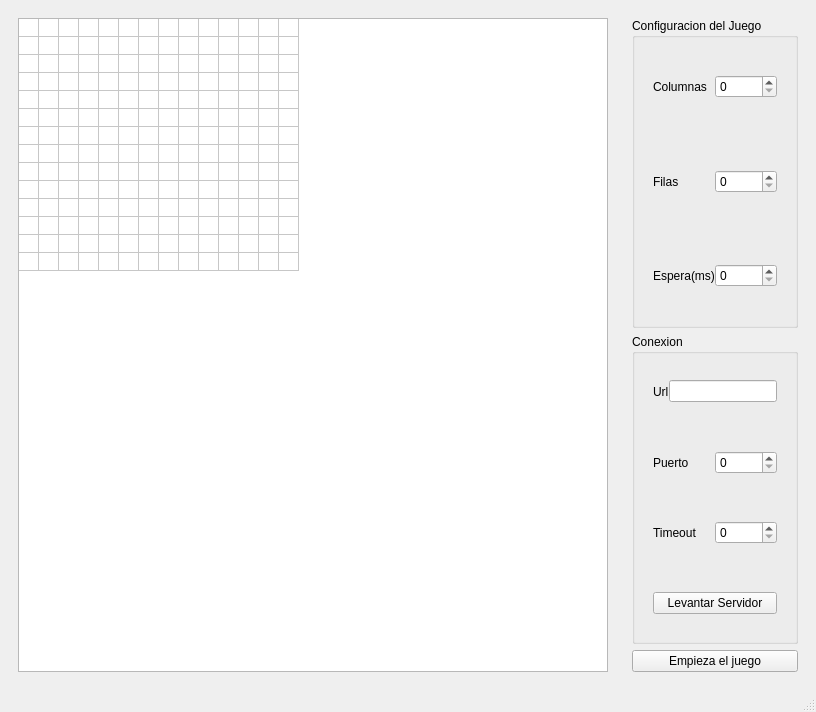
<?xml version="1.0" encoding="UTF-8"?>
<ui version="4.0">
 <class>Snake</class>
 <widget class="QMainWindow" name="Snake">
  <property name="geometry">
   <rect>
    <x>0</x>
    <y>0</y>
    <width>816</width>
    <height>712</height>
   </rect>
  </property>
  <property name="windowTitle">
   <string>Juego Snake</string>
  </property>
  <widget class="QWidget" name="centralwidget">
   <layout class="QHBoxLayout" name="horizontalLayout_2">
    <item>
     <layout class="QHBoxLayout" name="horizontalLayout">
      <item>
       <widget class="QWidget" name="widget_2" native="true">
        <layout class="QVBoxLayout" name="verticalLayout_4">
         <item>
          <layout class="QVBoxLayout" name="verticalLayout_2">
           <item>
            <widget class="QTableWidget" name="Tabla">
             <property name="minimumSize">
              <size>
               <width>0</width>
               <height>537</height>
              </size>
             </property>
             <property name="rowCount">
              <number>14</number>
             </property>
             <property name="columnCount">
              <number>14</number>
             </property>
             <attribute name="horizontalHeaderVisible">
              <bool>false</bool>
             </attribute>
             <attribute name="horizontalHeaderCascadingSectionResizes">
              <bool>false</bool>
             </attribute>
             <attribute name="horizontalHeaderDefaultSectionSize">
              <number>10</number>
             </attribute>
             <attribute name="horizontalHeaderHighlightSections">
              <bool>true</bool>
             </attribute>
             <attribute name="horizontalHeaderMinimumSectionSize">
              <number>1</number>
             </attribute>
             <attribute name="horizontalHeaderShowSortIndicator" stdset="0">
              <bool>false</bool>
             </attribute>
             <attribute name="verticalHeaderVisible">
              <bool>false</bool>
             </attribute>
             <attribute name="verticalHeaderDefaultSectionSize">
              <number>10</number>
             </attribute>
             <attribute name="verticalHeaderMinimumSectionSize">
              <number>1</number>
             </attribute>
             <row/>
             <row/>
             <row/>
             <row/>
             <row/>
             <row/>
             <row/>
             <row/>
             <row/>
             <row/>
             <row/>
             <row/>
             <row/>
             <row/>
             <column/>
             <column/>
             <column/>
             <column/>
             <column/>
             <column/>
             <column/>
             <column/>
             <column/>
             <column/>
             <column/>
             <column/>
             <column/>
             <column/>
            </widget>
           </item>
          </layout>
         </item>
        </layout>
       </widget>
      </item>
      <item>
       <widget class="QWidget" name="widget" native="true">
        <layout class="QVBoxLayout" name="verticalLayout_15">
         <item>
          <layout class="QVBoxLayout" name="verticalLayout_14">
           <item>
            <widget class="QGroupBox" name="Size">
             <property name="title">
              <string>Configuracion del Juego</string>
             </property>
             <layout class="QVBoxLayout" name="verticalLayout_21">
              <property name="spacing">
               <number>0</number>
              </property>
              <property name="topMargin">
               <number>2</number>
              </property>
              <property name="bottomMargin">
               <number>2</number>
              </property>
              <item>
               <layout class="QVBoxLayout" name="verticalLayout_20">
                <property name="spacing">
                 <number>0</number>
                </property>
                <item>
                 <widget class="QWidget" name="Columnas" native="true">
                  <layout class="QHBoxLayout" name="horizontalLayout_18">
                   <property name="spacing">
                    <number>0</number>
                   </property>
                   <property name="topMargin">
                    <number>2</number>
                   </property>
                   <property name="bottomMargin">
                    <number>2</number>
                   </property>
                   <item>
                    <layout class="QHBoxLayout" name="horizontalLayout_17">
                     <item>
                      <widget class="QLabel" name="label_5">
                       <property name="text">
                        <string>Columnas</string>
                       </property>
                      </widget>
                     </item>
                     <item>
                      <widget class="QSpinBox" name="spinBox_3"/>
                     </item>
                    </layout>
                   </item>
                  </layout>
                 </widget>
                </item>
                <item>
                 <widget class="QWidget" name="Filas" native="true">
                  <layout class="QHBoxLayout" name="horizontalLayout_23">
                   <property name="spacing">
                    <number>0</number>
                   </property>
                   <property name="topMargin">
                    <number>2</number>
                   </property>
                   <property name="bottomMargin">
                    <number>2</number>
                   </property>
                   <item>
                    <layout class="QHBoxLayout" name="horizontalLayout_20">
                     <item>
                      <widget class="QLabel" name="label_6">
                       <property name="text">
                        <string>Filas</string>
                       </property>
                      </widget>
                     </item>
                     <item>
                      <widget class="QSpinBox" name="spinBox_4"/>
                     </item>
                    </layout>
                   </item>
                  </layout>
                 </widget>
                </item>
                <item>
                 <widget class="QWidget" name="TamColumnas" native="true">
                  <layout class="QHBoxLayout" name="horizontalLayout_24">
                   <property name="spacing">
                    <number>0</number>
                   </property>
                   <property name="topMargin">
                    <number>2</number>
                   </property>
                   <property name="bottomMargin">
                    <number>2</number>
                   </property>
                   <item>
                    <layout class="QHBoxLayout" name="horizontalLayout_21">
                     <item>
                      <widget class="QLabel" name="label_7">
                       <property name="text">
                        <string>Espera(ms)</string>
                       </property>
                      </widget>
                     </item>
                     <item>
                      <widget class="QSpinBox" name="spinBox_5"/>
                     </item>
                    </layout>
                   </item>
                  </layout>
                 </widget>
                </item>
               </layout>
              </item>
             </layout>
            </widget>
           </item>
           <item>
            <widget class="QGroupBox" name="Servidor">
             <property name="title">
              <string>Conexion</string>
             </property>
             <layout class="QVBoxLayout" name="verticalLayout_17">
              <property name="spacing">
               <number>0</number>
              </property>
              <property name="topMargin">
               <number>2</number>
              </property>
              <property name="bottomMargin">
               <number>2</number>
              </property>
              <item>
               <layout class="QVBoxLayout" name="verticalLayout_16">
                <item>
                 <widget class="QWidget" name="URL" native="true">
                  <layout class="QHBoxLayout" name="horizontalLayout_4">
                   <property name="spacing">
                    <number>0</number>
                   </property>
                   <property name="topMargin">
                    <number>2</number>
                   </property>
                   <property name="bottomMargin">
                    <number>2</number>
                   </property>
                   <item>
                    <layout class="QHBoxLayout" name="horizontalLayout_3">
                     <item>
                      <widget class="QLabel" name="label">
                       <property name="text">
                        <string>Url</string>
                       </property>
                      </widget>
                     </item>
                     <item>
                      <widget class="QLineEdit" name="lineEdit">
                       <property name="sizePolicy">
                        <sizepolicy hsizetype="Minimum" vsizetype="Fixed">
                         <horstretch>0</horstretch>
                         <verstretch>0</verstretch>
                        </sizepolicy>
                       </property>
                      </widget>
                     </item>
                    </layout>
                   </item>
                  </layout>
                 </widget>
                </item>
                <item>
                 <widget class="QWidget" name="Puerto" native="true">
                  <layout class="QHBoxLayout" name="horizontalLayout_6">
                   <property name="spacing">
                    <number>0</number>
                   </property>
                   <property name="topMargin">
                    <number>2</number>
                   </property>
                   <property name="bottomMargin">
                    <number>2</number>
                   </property>
                   <item>
                    <layout class="QHBoxLayout" name="horizontalLayout_5">
                     <item>
                      <widget class="QLabel" name="label_2">
                       <property name="text">
                        <string>Puerto</string>
                       </property>
                      </widget>
                     </item>
                     <item>
                      <widget class="QSpinBox" name="spinBox">
                       <property name="sizePolicy">
                        <sizepolicy hsizetype="Minimum" vsizetype="Fixed">
                         <horstretch>0</horstretch>
                         <verstretch>0</verstretch>
                        </sizepolicy>
                       </property>
                      </widget>
                     </item>
                    </layout>
                   </item>
                  </layout>
                 </widget>
                </item>
                <item>
                 <widget class="QWidget" name="URLMaestro" native="true">
                  <layout class="QHBoxLayout" name="horizontalLayout_12">
                   <property name="spacing">
                    <number>0</number>
                   </property>
                   <property name="topMargin">
                    <number>2</number>
                   </property>
                   <property name="bottomMargin">
                    <number>2</number>
                   </property>
                   <item>
                    <layout class="QHBoxLayout" name="horizontalLayout_11">
                     <item>
                      <widget class="QLabel" name="label_4">
                       <property name="text">
                        <string>Timeout</string>
                       </property>
                      </widget>
                     </item>
                     <item>
                      <widget class="QSpinBox" name="spinBox_2">
                       <property name="inputMethodHints">
                        <set>Qt::ImhDigitsOnly</set>
                       </property>
                      </widget>
                     </item>
                    </layout>
                   </item>
                  </layout>
                 </widget>
                </item>
                <item>
                 <widget class="QWidget" name="LevantarServButton" native="true">
                  <layout class="QVBoxLayout" name="verticalLayout_25">
                   <property name="spacing">
                    <number>0</number>
                   </property>
                   <property name="topMargin">
                    <number>2</number>
                   </property>
                   <property name="bottomMargin">
                    <number>2</number>
                   </property>
                   <item>
                    <layout class="QVBoxLayout" name="verticalLayout_24">
                     <item>
                      <widget class="QPushButton" name="LevantarServidor">
                       <property name="text">
                        <string>Levantar Servidor</string>
                       </property>
                      </widget>
                     </item>
                    </layout>
                   </item>
                  </layout>
                 </widget>
                </item>
               </layout>
              </item>
             </layout>
            </widget>
           </item>
          </layout>
         </item>
         <item>
          <widget class="QPushButton" name="EmpiezaJuego">
           <property name="text">
            <string>Empieza el juego</string>
           </property>
          </widget>
         </item>
        </layout>
       </widget>
      </item>
     </layout>
    </item>
   </layout>
  </widget>
  <widget class="QMenuBar" name="menubar">
   <property name="geometry">
    <rect>
     <x>0</x>
     <y>0</y>
     <width>816</width>
     <height>25</height>
    </rect>
   </property>
  </widget>
  <widget class="QStatusBar" name="statusbar"/>
 </widget>
 <resources/>
 <connections/>
</ui>
